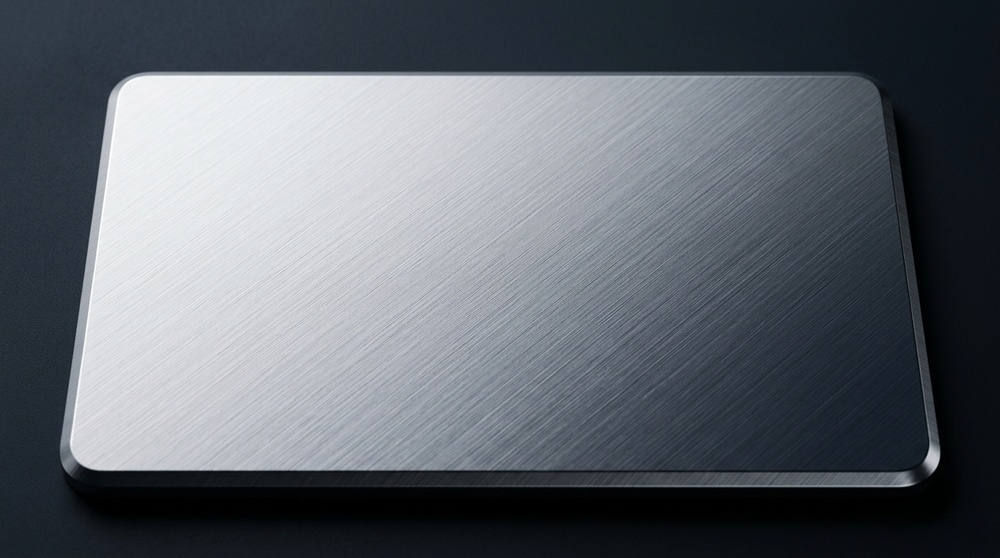
#> input picture assets/images/BrushedTitaniumPass.jpg, 1000 x 558 px, shrunk from 1376 x 768 before the run, found by its file name; its folder holds only this picture in this run
$ python convert_png.py
#> lines starting #> are read from the running program, lines starting #| are printed output that depends on the picture
import os
from PIL import Image

def process_image(img_path, out_path):
#> called with img_path = 'assets/images/BrushedTitaniumPass.jpg', out_path = 'assets/images/BrushedTitaniumPass.png'
    print(f"Processing {img_path} -> {out_path}")
    img = Image.open(img_path).convert("RGBA")
    datas = img.getdata()

    newData = []
    # Simple threshold for near-black/dark-navy
    # We will make pixels with R<30, G<30, B<40 transparent
    for item in datas:
        if item[0] < 35 and item[1] < 35 and item[2] < 45:
            # Calculate alpha based on how close it is to black for smooth feathering
            # the closer to 0, the more transparent
            # max val is ~35, let's map 0-35 to 0-255 alpha
            alpha = int(max(item[0], item[1], item[2]) * (255.0 / 35.0))
            # Just make it fully transparent if it's very dark
            if max(item[0], item[1], item[2]) < 15:
                newData.append((item[0], item[1], item[2], 0))
            else:
                newData.append((item[0], item[1], item[2], alpha))
        else:
            newData.append(item)
#> this loop made 558000 passes
#> item on passes 1 to 3: (52, 62, 74, 255), (53, 63, 75, 255), (53, 63, 75, 255)
#> after the loop, newData = 558000 items

    img.putdata(newData)
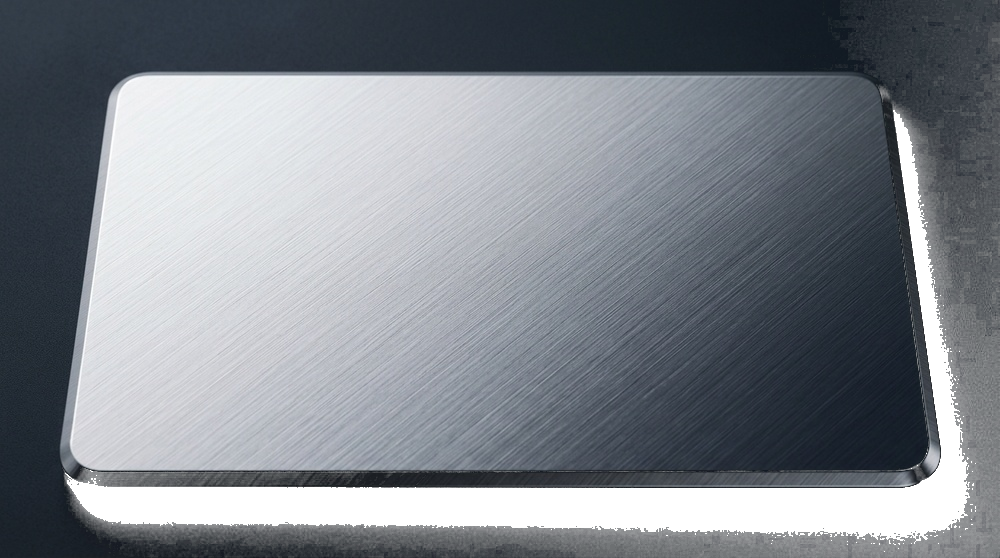
#> img: PIL image 1000x558 RGBA; mean R, G, B, A 96.2, 101.7, 109, 224.4; transparent parts drawn white
    img.save(out_path, "PNG")

img_dir = "assets/images"
for f in os.listdir(img_dir):
    if f.lower().endswith(".jpg"):
        in_path = os.path.join(img_dir, f)
        out_path = os.path.join(img_dir, f.rsplit('.', 1)[0] + '.png')
        process_image(in_path, out_path)

print("Conversion complete.")

$ run again, on assets/images/CrimsonGlassSlab.jpg
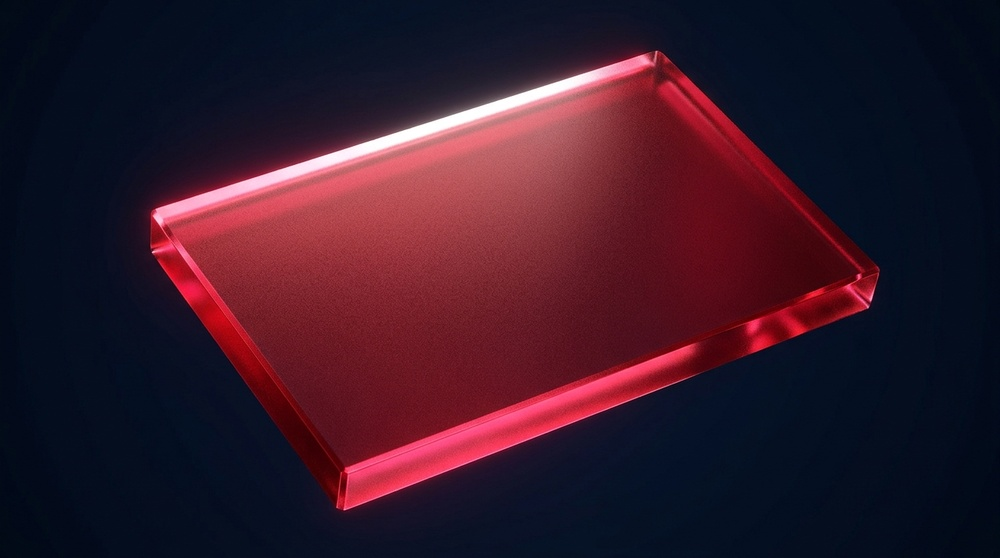
#> input picture assets/images/CrimsonGlassSlab.jpg, 1000 x 558 px, shrunk from 1376 x 768 before the run, found by its file name
#> the loop in process_image, `for item in datas:` made 558000 passes
#> (item, alpha) on passes 1 to 8: ((1, 11, 23, 255), 167), ((0, 10, 22, 255), 160), ((0, 9, 21, 255), 153), ((0, 9, 21, 255), 153), ((0, 10, 22, 255), 160), ((2, 12, 24, 255), 174), ((2, 12, 24, 255), 174), ((1, 11, 23, 255), 167)
#> after the loop in process_image, `for item in datas:`: newData = 558000 items
#> in process_image, `img.putdata(newData)`:
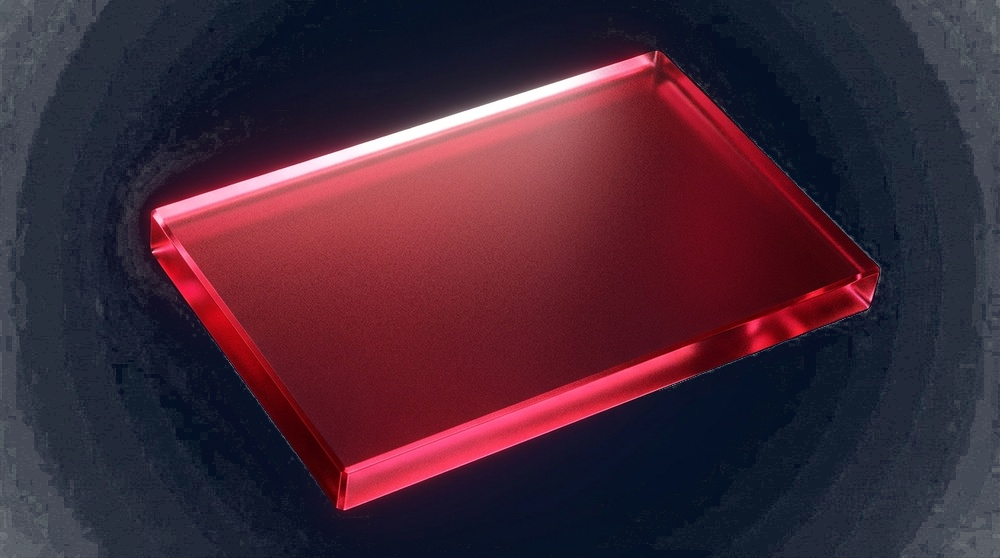
#> img: PIL image 1000x558 RGBA; mean R, G, B, A 54.4, 25.3, 41.3, 240.4; transparent parts drawn white

$ run again, on assets/images/GlassCapsuleTube.jpg
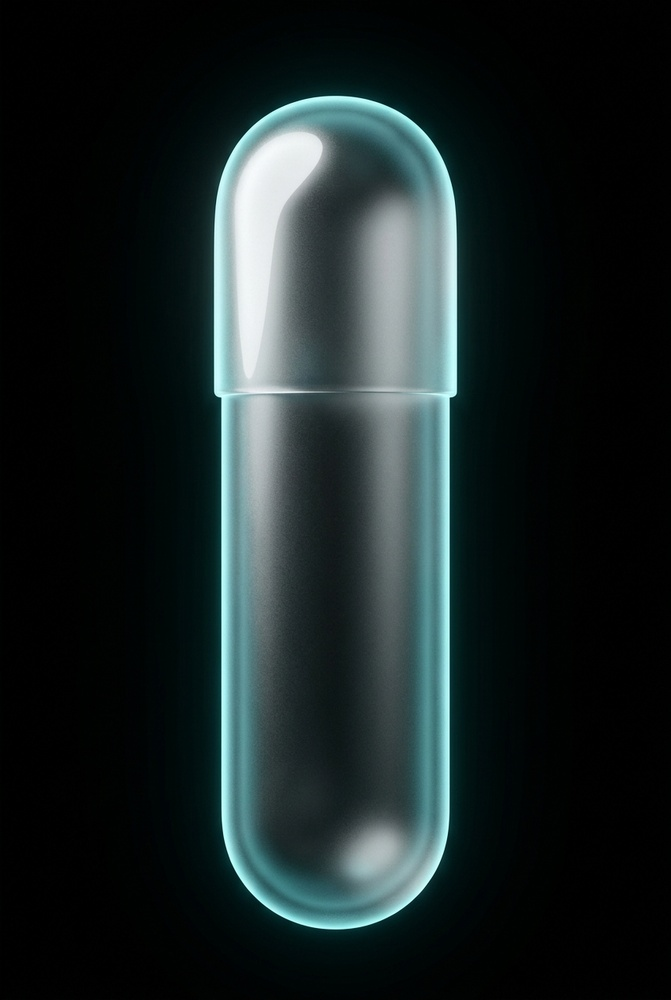
#> input picture assets/images/GlassCapsuleTube.jpg, 671 x 1000 px, shrunk from 848 x 1264 before the run, found by its file name
#> the loop in process_image, `for item in datas:` made 671000 passes
#> (item, alpha) on passes 1 to 8: ((2, 2, 2, 255), 14), ((2, 2, 2, 255), 14), ((0, 0, 0, 255), 0), ((0, 0, 0, 255), 0), ((0, 0, 0, 255), 0), ((1, 1, 1, 255), 7), ((1, 1, 1, 255), 7), ((1, 1, 1, 255), 7)
#> after the loop in process_image, `for item in datas:`: newData = 671000 items
#> in process_image, `img.putdata(newData)`:
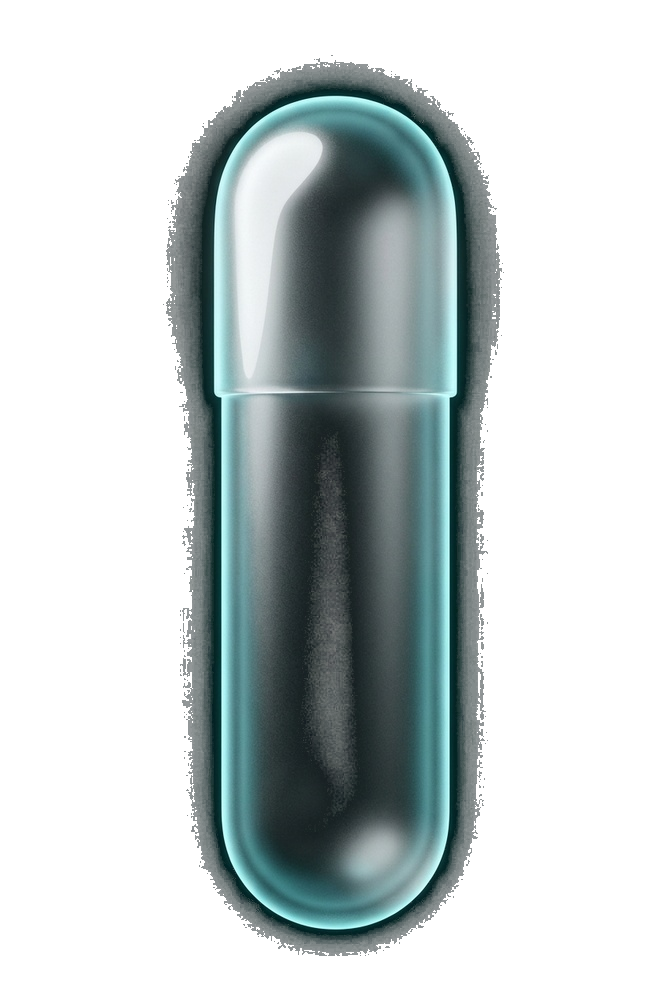
#> img: PIL image 671x1000 RGBA; mean R, G, B, A 26.9, 37.1, 37.6, 85.7; transparent parts drawn white
